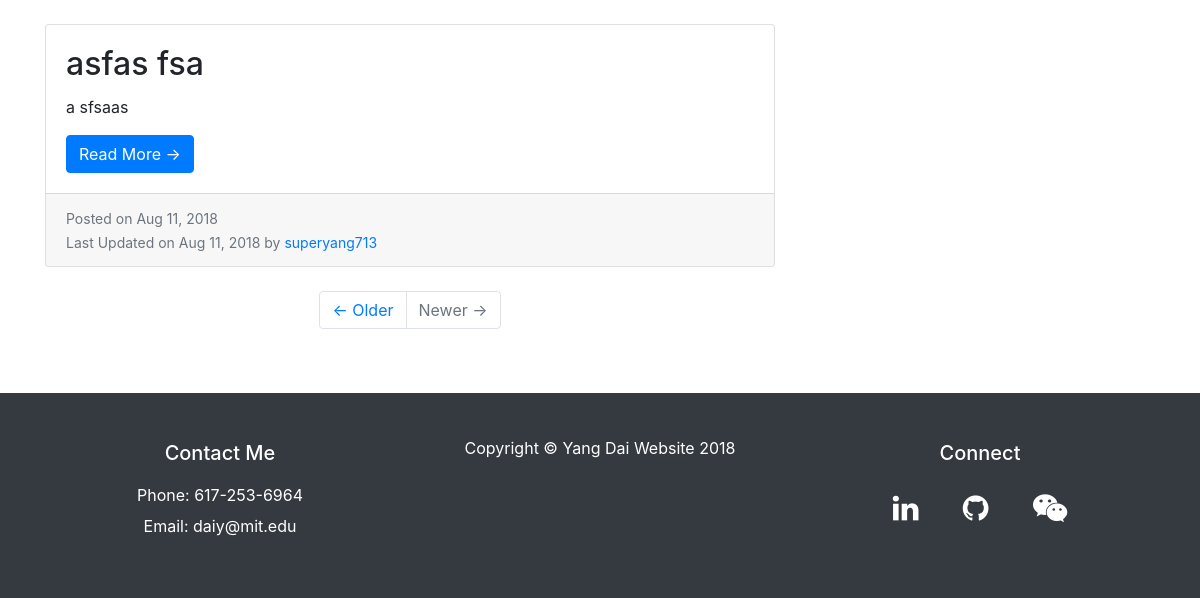
Page /blog/ (lower part) on the earlier database version.
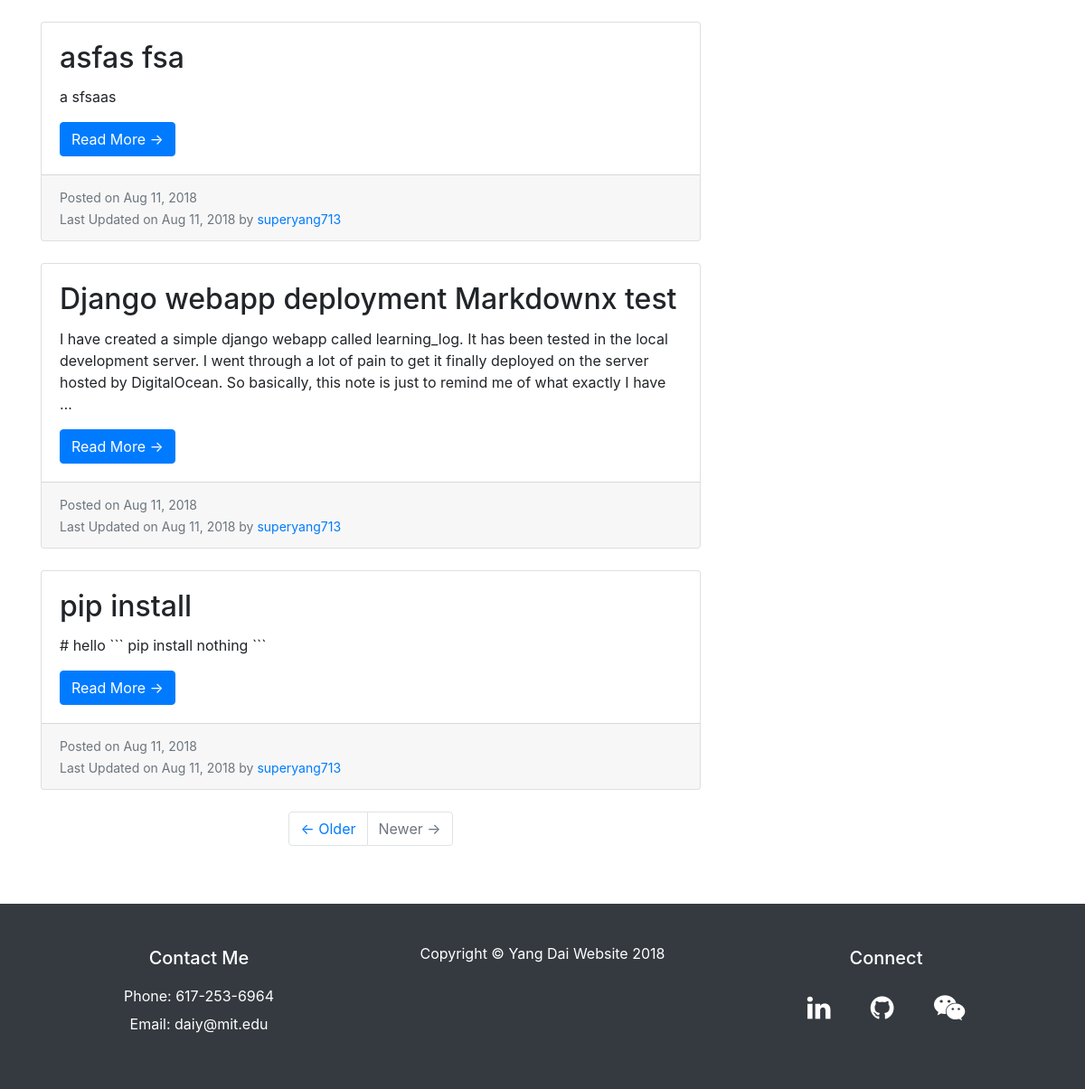
Same page on the later database version.
### blog/models.py (models this page shows, shortened)
class Post(models.Model):
    author = models.ForeignKey('auth.User', on_delete=models.CASCADE)
    title = models.CharField(max_length=255)
    body = MarkdownxField()
    created_date = models.DateTimeField(default=timezone.now)
    published_date = models.DateTimeField(blank=True, null=True)
    slug = models.SlugField(max_length=140, unique=True)
    tag = models.ManyToManyField(Tag, related_name='posts')
    class Meta:
        verbose_name_plural = 'posts'
    def get_absolute_url(self):
        return reverse('blog:post_detail', kwargs={'slug': self.slug})

### blog/views.py (the view)
# urls.py: path(r'', PostListView.as_view(), name='post_list'),
class PostListView(ListView):
    model = Post
    paginate_by = 10
    template_name = 'blog/post_list.html'
    def get_context_data(self, **kwargs):
        context = super().get_context_data(**kwargs)
        context['posts'] = Post.objects.all().order_by('created_date')
        context['tags'] = Tag.objects.all()
        return context

### blog/templates/blog/post_list.html (shortened to what this page needs)
{% extends "home/base.html" %}
{% block content %}
  <div class="container">
    <div class="row">
      <div class="col-md-8">
        {% for post in posts %}
          <div class="card mb-4">
            <div class="card-body">
              <h2 class="card-title">{{ post.title }}</h2>
              <p class="card-text">{{ post.body|striptags|truncatewords:50 }}</p>
              <a href="{{ post.get_absolute_url }}" class="btn btn-primary">Read More &rarr;</a>
            </div>
            <div class="card-footer text-muted">
              <small>
                Posted on {{ post.created_date|date:'M d, Y' }}
                <br>
                Last Updated on {{ post.published_date|date:'M d, Y' }} by
                <a href="{% url 'home:about' %}">{{ post.author }}</a>
              </small>
            </div>
          </div>
      {% endfor %}
        <ul class="pagination justify-content-center mb-4">
          <li class="page-item">
            <a class="page-link" href="#">&larr; Older</a>
          </li>
          <li class="page-item disabled">
            <a class="page-link" href="#">Newer &rarr;</a>
          </li>
        </ul>
      </div>
        <div class="col-md-4">
        </div>
      </div>
    </div>
{% endblock content %}

### home/templates/home/base.html (shortened to what this page needs)
{% load bootstrap4 %}
{% load static %}
<!DOCTYPE html>
<html lang="en">
<head>
  {% bootstrap_css %}
  <link href="{% static 'home/css/font-awesome/css/font-awesome.min.css' %}" rel="stylesheet">
  <link href="{% static 'home/css/custom.css' %}" rel="stylesheet">
</head>
<body>
{% block content %}
{% endblock %}
  <div class="footer">
    <div class="py-5 bg-dark">
      <footer>
        <div class="container">
          <div class="row">
            <div class="col-sm">
              <div class="m-0 text-center text-white">
                <h5>Contact Me</h5><br>
                <p>Phone: 617-253-6964</p>
                <p>Email: daiy@mit.edu</p>
              </div>
            </div>
            <div class="col-sm">
              <div class="m-0 text-center text-white">
                <p>Copyright &copy; Yang Dai Website 2018</p>
              </div>
            </div>
            <div class="col-sm">
              <div class="m-0 text-center text-white">
                <h5>Connect</h5>
                <a href="https://www.linkedin.com/in/yangdai713"><i class="fa fa-linkedin"></i></a>
                <a href="https://github.com/superyang713" class="fa fa-github"></a>
                <a href="{% static 'home/images/wechat.jpg' %}" class="fa fa-wechat"></a>
              </div>
            </div>
          </div>
        </div>
      </footer>
    </div>
  </div>
</body>
</html>

### home/static/home/css/custom.css (style rules this page uses)
html { position: relative; min-height: 85%; }
body { margin-bottom: 60px; }
@media (min-width: 992px) { body { padding-top: 56px; } }
footer .fa { padding: 20px; font-size: 30px; color: white; }
.footer { position: absolute; bottom: 0; width: 100%; height: 20px; line-height: 15px; }
body > .container { padding: 60px 15px 0; }

Differences in the rows shown:
added Post: title "Django webapp deployment Markdownx test", body "I have created a simple django webapp called learning_log. It has been tested in the local development server. I went through a lot of pain to get it finally deployed on the server hosted by DigitalOcean. So basically, this note is just to remind me of what exactly I have …", created_date "Aug 11, 2018", published_date "Aug 11, 2018", author "superyang713"
added Post: title "pip install", body "# hello ``` pip install nothing ```", created_date "Aug 11, 2018", published_date "Aug 11, 2018", author "superyang713"
